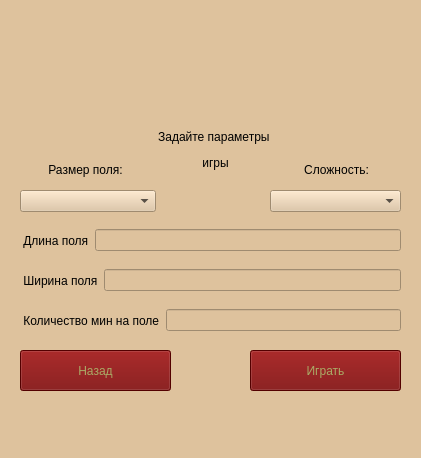
<?xml version="1.0" encoding="UTF-8"?>
<ui version="4.0">
 <class>MainWindow</class>
 <widget class="QMainWindow" name="MainWindow">
  <property name="geometry">
   <rect>
    <x>0</x>
    <y>0</y>
    <width>421</width>
    <height>458</height>
   </rect>
  </property>
  <property name="windowTitle">
   <string>Играть</string>
  </property>
  <property name="windowIcon">
   <iconset>
    <normaloff>images/KMines.png</normaloff>images/KMines.png</iconset>
  </property>
  <property name="styleSheet">
   <string notr="true">background-color: rgb(222, 194, 157);</string>
  </property>
  <widget class="QWidget" name="centralwidget">
   <widget class="QLabel" name="label">
    <property name="geometry">
     <rect>
      <x>10</x>
      <y>100</y>
      <width>411</width>
      <height>101</height>
     </rect>
    </property>
    <property name="styleSheet">
     <string notr="true">font: 26pt &quot;Times New Roman&quot;;</string>
    </property>
    <property name="text">
     <string>&lt;html&gt;&lt;head/&gt;&lt;body&gt;&lt;p align=&quot;center&quot;&gt;Задайте параметры &lt;/p&gt;&lt;p align=&quot;center&quot;&gt;игры&lt;/p&gt;&lt;/body&gt;&lt;/html&gt;</string>
    </property>
   </widget>
   <widget class="QPushButton" name="pushButton">
    <property name="geometry">
     <rect>
      <x>250</x>
      <y>350</y>
      <width>151</width>
      <height>41</height>
     </rect>
    </property>
    <property name="cursor">
     <cursorShape>PointingHandCursor</cursorShape>
    </property>
    <property name="styleSheet">
     <string notr="true">font: 20pt &quot;Times New Roman&quot;;
color: rgb(170, 170, 102);
background-color: rgb(116, 0, 0);</string>
    </property>
    <property name="text">
     <string>Играть</string>
    </property>
   </widget>
   <widget class="QWidget" name="horizontalLayoutWidget">
    <property name="geometry">
     <rect>
      <x>20</x>
      <y>220</y>
      <width>381</width>
      <height>41</height>
     </rect>
    </property>
    <layout class="QHBoxLayout" name="horizontalLayout">
     <item>
      <widget class="QLabel" name="label_2">
       <property name="styleSheet">
        <string notr="true">font: italic 14pt &quot;Times New Roman&quot;;</string>
       </property>
       <property name="text">
        <string> Длина поля</string>
       </property>
      </widget>
     </item>
     <item>
      <widget class="QLineEdit" name="lineEdit">
       <property name="enabled">
        <bool>false</bool>
       </property>
       <property name="styleSheet">
        <string notr="true">font: italic 11pt &quot;Times New Roman&quot;;</string>
       </property>
      </widget>
     </item>
    </layout>
   </widget>
   <widget class="QWidget" name="horizontalLayoutWidget_2">
    <property name="geometry">
     <rect>
      <x>20</x>
      <y>260</y>
      <width>381</width>
      <height>41</height>
     </rect>
    </property>
    <layout class="QHBoxLayout" name="horizontalLayout_2">
     <item>
      <widget class="QLabel" name="label_3">
       <property name="styleSheet">
        <string notr="true">font: italic 14pt &quot;Times New Roman&quot;;</string>
       </property>
       <property name="text">
        <string> Ширина поля</string>
       </property>
      </widget>
     </item>
     <item>
      <widget class="QLineEdit" name="lineEdit_2">
       <property name="enabled">
        <bool>false</bool>
       </property>
       <property name="styleSheet">
        <string notr="true">font: 75 italic 11pt &quot;Times New Roman&quot;;</string>
       </property>
      </widget>
     </item>
    </layout>
   </widget>
   <widget class="QWidget" name="horizontalLayoutWidget_3">
    <property name="geometry">
     <rect>
      <x>20</x>
      <y>300</y>
      <width>381</width>
      <height>41</height>
     </rect>
    </property>
    <layout class="QHBoxLayout" name="horizontalLayout_3">
     <item>
      <widget class="QLabel" name="label_4">
       <property name="styleSheet">
        <string notr="true">font: italic 14pt &quot;Times New Roman&quot;;</string>
       </property>
       <property name="text">
        <string> Количество мин на поле</string>
       </property>
      </widget>
     </item>
     <item>
      <widget class="QLineEdit" name="lineEdit_3">
       <property name="enabled">
        <bool>false</bool>
       </property>
       <property name="styleSheet">
        <string notr="true">font: 75 italic 11pt &quot;Times New Roman&quot;;</string>
       </property>
      </widget>
     </item>
    </layout>
   </widget>
   <widget class="QComboBox" name="comboBox">
    <property name="geometry">
     <rect>
      <x>20</x>
      <y>190</y>
      <width>136</width>
      <height>22</height>
     </rect>
    </property>
    <property name="palette">
     <palette>
      <active>
       <colorrole role="Button">
        <brush brushstyle="SolidPattern">
         <color alpha="255">
          <red>222</red>
          <green>194</green>
          <blue>157</blue>
         </color>
        </brush>
       </colorrole>
       <colorrole role="Base">
        <brush brushstyle="SolidPattern">
         <color alpha="255">
          <red>222</red>
          <green>194</green>
          <blue>157</blue>
         </color>
        </brush>
       </colorrole>
       <colorrole role="Window">
        <brush brushstyle="SolidPattern">
         <color alpha="255">
          <red>222</red>
          <green>194</green>
          <blue>157</blue>
         </color>
        </brush>
       </colorrole>
       <colorrole role="Highlight">
        <brush brushstyle="SolidPattern">
         <color alpha="255">
          <red>118</red>
          <green>0</green>
          <blue>0</blue>
         </color>
        </brush>
       </colorrole>
      </active>
      <inactive>
       <colorrole role="Button">
        <brush brushstyle="SolidPattern">
         <color alpha="255">
          <red>222</red>
          <green>194</green>
          <blue>157</blue>
         </color>
        </brush>
       </colorrole>
       <colorrole role="Base">
        <brush brushstyle="SolidPattern">
         <color alpha="255">
          <red>222</red>
          <green>194</green>
          <blue>157</blue>
         </color>
        </brush>
       </colorrole>
       <colorrole role="Window">
        <brush brushstyle="SolidPattern">
         <color alpha="255">
          <red>222</red>
          <green>194</green>
          <blue>157</blue>
         </color>
        </brush>
       </colorrole>
       <colorrole role="Highlight">
        <brush brushstyle="SolidPattern">
         <color alpha="255">
          <red>118</red>
          <green>0</green>
          <blue>0</blue>
         </color>
        </brush>
       </colorrole>
      </inactive>
      <disabled>
       <colorrole role="Button">
        <brush brushstyle="SolidPattern">
         <color alpha="255">
          <red>222</red>
          <green>194</green>
          <blue>157</blue>
         </color>
        </brush>
       </colorrole>
       <colorrole role="Base">
        <brush brushstyle="SolidPattern">
         <color alpha="255">
          <red>222</red>
          <green>194</green>
          <blue>157</blue>
         </color>
        </brush>
       </colorrole>
       <colorrole role="Window">
        <brush brushstyle="SolidPattern">
         <color alpha="255">
          <red>222</red>
          <green>194</green>
          <blue>157</blue>
         </color>
        </brush>
       </colorrole>
       <colorrole role="Highlight">
        <brush brushstyle="SolidPattern">
         <color alpha="255">
          <red>118</red>
          <green>0</green>
          <blue>0</blue>
         </color>
        </brush>
       </colorrole>
      </disabled>
     </palette>
    </property>
    <property name="cursor">
     <cursorShape>PointingHandCursor</cursorShape>
    </property>
    <property name="autoFillBackground">
     <bool>false</bool>
    </property>
    <property name="styleSheet">
     <string notr="true">font: italic 10pt &quot;Times New Roman&quot;;
selection-background-color: rgb(118, 0, 0);</string>
    </property>
   </widget>
   <widget class="QComboBox" name="comboBox_2">
    <property name="geometry">
     <rect>
      <x>270</x>
      <y>190</y>
      <width>131</width>
      <height>22</height>
     </rect>
    </property>
    <property name="palette">
     <palette>
      <active>
       <colorrole role="Button">
        <brush brushstyle="SolidPattern">
         <color alpha="255">
          <red>222</red>
          <green>194</green>
          <blue>157</blue>
         </color>
        </brush>
       </colorrole>
       <colorrole role="Base">
        <brush brushstyle="SolidPattern">
         <color alpha="255">
          <red>222</red>
          <green>194</green>
          <blue>157</blue>
         </color>
        </brush>
       </colorrole>
       <colorrole role="Window">
        <brush brushstyle="SolidPattern">
         <color alpha="255">
          <red>222</red>
          <green>194</green>
          <blue>157</blue>
         </color>
        </brush>
       </colorrole>
       <colorrole role="Highlight">
        <brush brushstyle="SolidPattern">
         <color alpha="255">
          <red>118</red>
          <green>0</green>
          <blue>0</blue>
         </color>
        </brush>
       </colorrole>
      </active>
      <inactive>
       <colorrole role="Button">
        <brush brushstyle="SolidPattern">
         <color alpha="255">
          <red>222</red>
          <green>194</green>
          <blue>157</blue>
         </color>
        </brush>
       </colorrole>
       <colorrole role="Base">
        <brush brushstyle="SolidPattern">
         <color alpha="255">
          <red>222</red>
          <green>194</green>
          <blue>157</blue>
         </color>
        </brush>
       </colorrole>
       <colorrole role="Window">
        <brush brushstyle="SolidPattern">
         <color alpha="255">
          <red>222</red>
          <green>194</green>
          <blue>157</blue>
         </color>
        </brush>
       </colorrole>
       <colorrole role="Highlight">
        <brush brushstyle="SolidPattern">
         <color alpha="255">
          <red>118</red>
          <green>0</green>
          <blue>0</blue>
         </color>
        </brush>
       </colorrole>
      </inactive>
      <disabled>
       <colorrole role="Button">
        <brush brushstyle="SolidPattern">
         <color alpha="255">
          <red>222</red>
          <green>194</green>
          <blue>157</blue>
         </color>
        </brush>
       </colorrole>
       <colorrole role="Base">
        <brush brushstyle="SolidPattern">
         <color alpha="255">
          <red>222</red>
          <green>194</green>
          <blue>157</blue>
         </color>
        </brush>
       </colorrole>
       <colorrole role="Window">
        <brush brushstyle="SolidPattern">
         <color alpha="255">
          <red>222</red>
          <green>194</green>
          <blue>157</blue>
         </color>
        </brush>
       </colorrole>
       <colorrole role="Highlight">
        <brush brushstyle="SolidPattern">
         <color alpha="255">
          <red>118</red>
          <green>0</green>
          <blue>0</blue>
         </color>
        </brush>
       </colorrole>
      </disabled>
     </palette>
    </property>
    <property name="cursor">
     <cursorShape>PointingHandCursor</cursorShape>
    </property>
    <property name="styleSheet">
     <string notr="true">font: italic 10pt &quot;Times New Roman&quot;;
selection-background-color: rgb(118, 0, 0);</string>
    </property>
   </widget>
   <widget class="QLabel" name="label_5">
    <property name="geometry">
     <rect>
      <x>30</x>
      <y>160</y>
      <width>111</width>
      <height>20</height>
     </rect>
    </property>
    <property name="styleSheet">
     <string notr="true">font: italic 12pt &quot;Times New Roman&quot;;</string>
    </property>
    <property name="text">
     <string>&lt;html&gt;&lt;head/&gt;&lt;body&gt;&lt;p align=&quot;center&quot;&gt;Размер поля:&lt;/p&gt;&lt;/body&gt;&lt;/html&gt;</string>
    </property>
   </widget>
   <widget class="QLabel" name="label_6">
    <property name="geometry">
     <rect>
      <x>276</x>
      <y>160</y>
      <width>121</width>
      <height>20</height>
     </rect>
    </property>
    <property name="styleSheet">
     <string notr="true">font: italic 12pt &quot;Times New Roman&quot;;</string>
    </property>
    <property name="text">
     <string>&lt;html&gt;&lt;head/&gt;&lt;body&gt;&lt;p align=&quot;center&quot;&gt;Сложность:&lt;/p&gt;&lt;/body&gt;&lt;/html&gt;</string>
    </property>
   </widget>
   <widget class="QLabel" name="label_7">
    <property name="geometry">
     <rect>
      <x>180</x>
      <y>10</y>
      <width>71</width>
      <height>71</height>
     </rect>
    </property>
    <property name="text">
     <string/>
    </property>
   </widget>
   <widget class="QLabel" name="label_8">
    <property name="geometry">
     <rect>
      <x>320</x>
      <y>30</y>
      <width>71</width>
      <height>71</height>
     </rect>
    </property>
    <property name="text">
     <string/>
    </property>
   </widget>
   <widget class="QLabel" name="label_9">
    <property name="geometry">
     <rect>
      <x>40</x>
      <y>30</y>
      <width>71</width>
      <height>71</height>
     </rect>
    </property>
    <property name="text">
     <string/>
    </property>
   </widget>
   <widget class="QPushButton" name="pushButton_2">
    <property name="geometry">
     <rect>
      <x>20</x>
      <y>350</y>
      <width>151</width>
      <height>41</height>
     </rect>
    </property>
    <property name="cursor">
     <cursorShape>PointingHandCursor</cursorShape>
    </property>
    <property name="styleSheet">
     <string notr="true">font: 20pt &quot;Times New Roman&quot;;
color: rgb(170, 170, 102);
background-color: rgb(116, 0, 0);</string>
    </property>
    <property name="text">
     <string>Назад</string>
    </property>
   </widget>
  </widget>
  <widget class="QMenuBar" name="menubar">
   <property name="geometry">
    <rect>
     <x>0</x>
     <y>0</y>
     <width>421</width>
     <height>20</height>
    </rect>
   </property>
  </widget>
  <widget class="QStatusBar" name="statusbar"/>
 </widget>
 <resources/>
 <connections/>
</ui>
